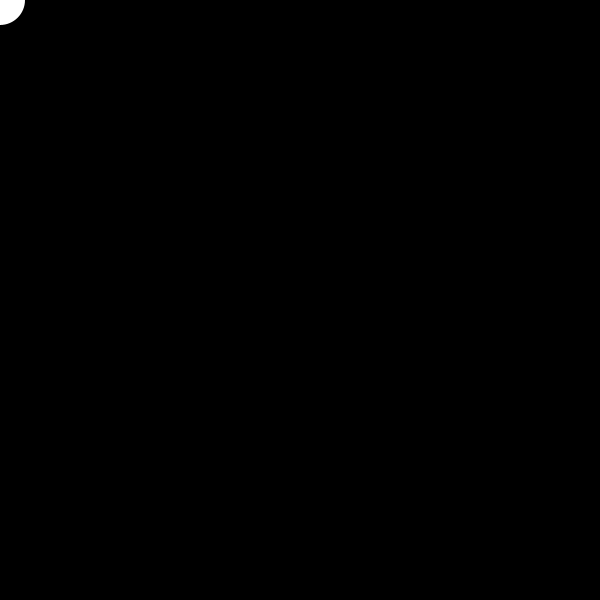
Frame 1 (no input)
Frame 60 (the mouse pressed at the canvas centre just before this capture): identical to frame 1, image omitted
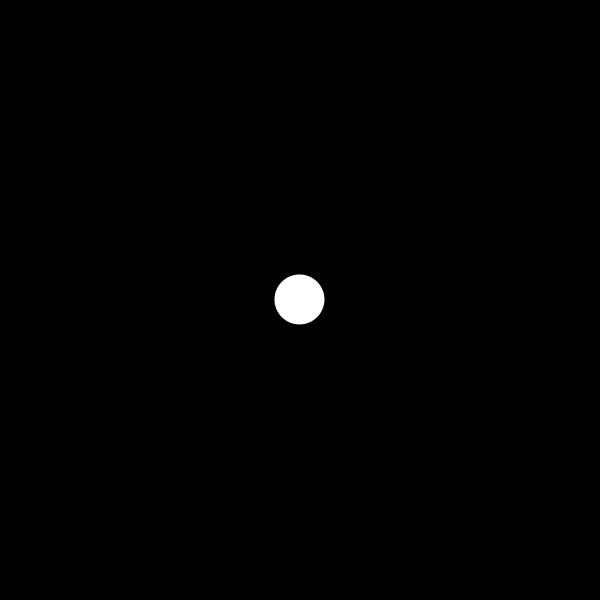
Frame 120 (the mouse held since frame 60 and released just before this capture)

The Processing sketch that drew these frames (run headless with seeded random() and noise(); from frame 60 on, the mouse is pressed at the canvas centre):

// Processing sketch: mouse_filter
// ── mouse_filter.pde
float filterX = 0.0;
float filterY = 0.0;


void setup() {
  size(600, 600);
}


void draw() {
  background(0);

  noStroke();

  float strength = 0.9;

  filterX = (strength * filterX) + (1.0 - strength) * mouseX;
  filterY = (strength * filterY) + (1.0 - strength) * mouseY;

  fill(128);
  ellipse(mouseX, mouseY, 30, 30);

  fill(255);
  ellipse(filterX, filterY, 50, 50);
}
